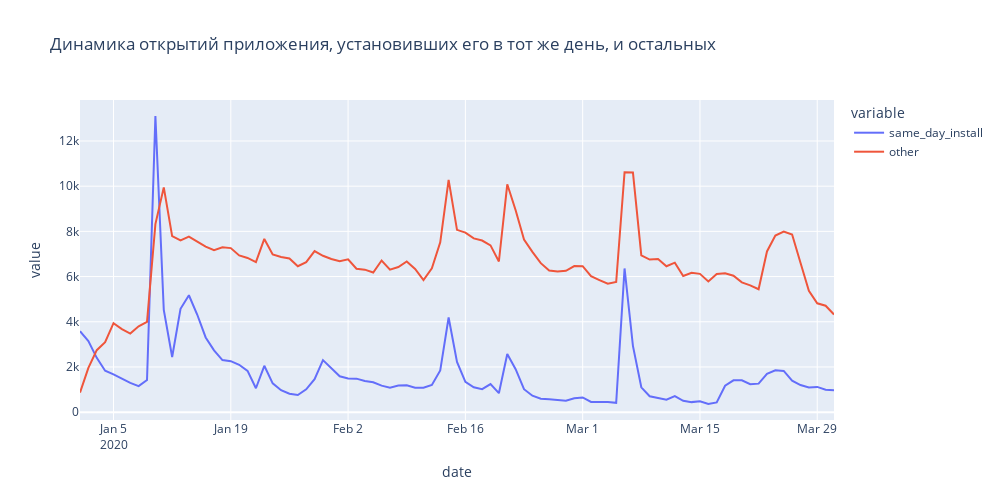

Here is the notebook cell this chart was saved with:
### Code cell
# Построим график на основе полученных данных
fig = px.line(
    data_frame=app_start_statistic, #датафрейм
    x='date', #ось абсцисс
    y=['same_day_install','other'], #ось ординат
    height=500, #высота
    width=1000, #ширина
    title='Динамика открытий приложения, установивших его в тот же день, и остальных' #заголовок
)
fig.show()
